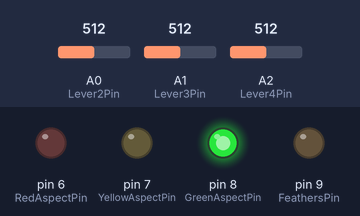
Bench run of a sketch on a simulated Arduino Uno, built with avr-gcc and run on an emulated ATmega328P. Parts: output pins drawn as LEDs (lit = HIGH). Inputs (shaded band) come from the test bench; at power-on: A0 (Lever2Pin) = 512, A1 (Lever3Pin) = 512, A2 (Lever4Pin) = 512.

Above: at 0.3 s.
Timing chart, 0 to 1.8 s (numbered marks = the images above):
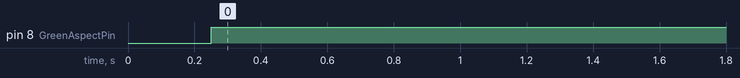

Measured:
- by itself, pin 8 (GreenAspectPin): LOW → HIGH at 0.25 s

The sketch:

Lever_Frame_Control.ino
```cpp
const int Lever2Pin = A0;
const int Lever3Pin = A1;
const int Lever4Pin = A2;
const int RedAspectPin = 6;
const int YellowAspectPin = 7;
const int GreenAspectPin = 8;
const int FeathersPin = 9;
int Lever2 = 0;
int Lever3 = 0;
int Lever4 = 0;


void setup() {
  Serial.begin(9600);
  pinMode(Lever2Pin, INPUT);
  pinMode(Lever3Pin, INPUT);
  pinMode(Lever4Pin, INPUT);
  pinMode(RedAspectPin, OUTPUT);
  pinMode(YellowAspectPin, OUTPUT);
  pinMode(GreenAspectPin, OUTPUT);
  pinMode(FeathersPin, OUTPUT);
}

void loop() {
  SignalControl();
  FrameState();
}


void FrameState() {

  //To read the state of each microswitch attached to a lever.
  Lever2 = analogRead(Lever2Pin);
  Lever3 = analogRead(Lever3Pin);
  Lever4 = analogRead(Lever4Pin);
}

void SignalControl() {

  //If all levers are in the frame, a red aspect should show.
  if (Lever2 == 0 && Lever3 == 0 && Lever4 == 0) {
    digitalWrite(GreenAspectPin, LOW);
    digitalWrite(YellowAspectPin, LOW);
    digitalWrite(FeathersPin, LOW);
    delay(250);
    digitalWrite(RedAspectPin, HIGH);
  }

  //If lever 2 is pulled, a yellow aspect should show.
  else if (Lever2 > 0 && Lever3 == 0 && Lever4 == 0) {
    digitalWrite(GreenAspectPin, LOW);
    digitalWrite(RedAspectPin, LOW);
    digitalWrite(FeathersPin, LOW);
    delay(250);
    digitalWrite(YellowAspectPin, HIGH);
  }

  //If lever 3 is pulled, a yellow aspect should show.
  else if (Lever2 == 0 && Lever3 > 0 && Lever4 == 0) {
    digitalWrite(GreenAspectPin, LOW);
    digitalWrite(RedAspectPin, LOW);
    digitalWrite(FeathersPin, LOW);
    delay(250);
    digitalWrite(YellowAspectPin, HIGH);
  }
  //If lever 4 is pulled, a yellow aspect and junction feathers should show.
  else if (Lever2 == 0 && Lever3 == 0 && Lever4 > 0) {
    digitalWrite(GreenAspectPin, LOW);
    digitalWrite(RedAspectPin, LOW);
    delay(250);
    digitalWrite(FeathersPin, HIGH);
    digitalWrite(YellowAspectPin, HIGH);
  }

  //If a signal loss occurs or the system breaks, a green aspect shows as one should never appear in service.
  else {
    digitalWrite(GreenAspectPin, HIGH);
    digitalWrite(RedAspectPin, LOW);
    digitalWrite(YellowAspectPin, LOW);
    digitalWrite(FeathersPin, LOW);
  }
}
```
